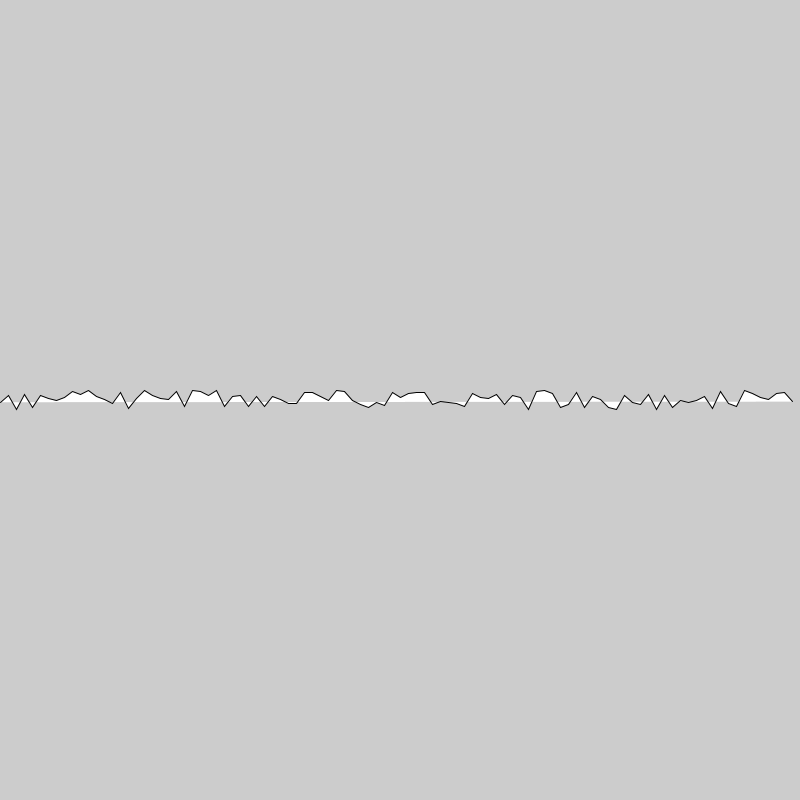
Frame 1 (no input)
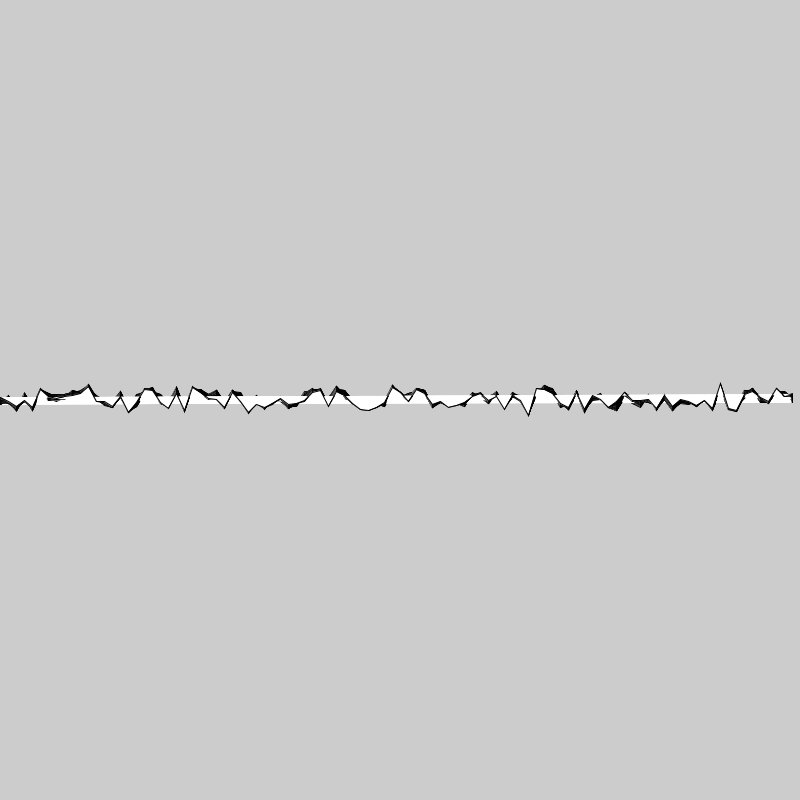
Frame 60 (the mouse pressed at the canvas centre just before this capture)
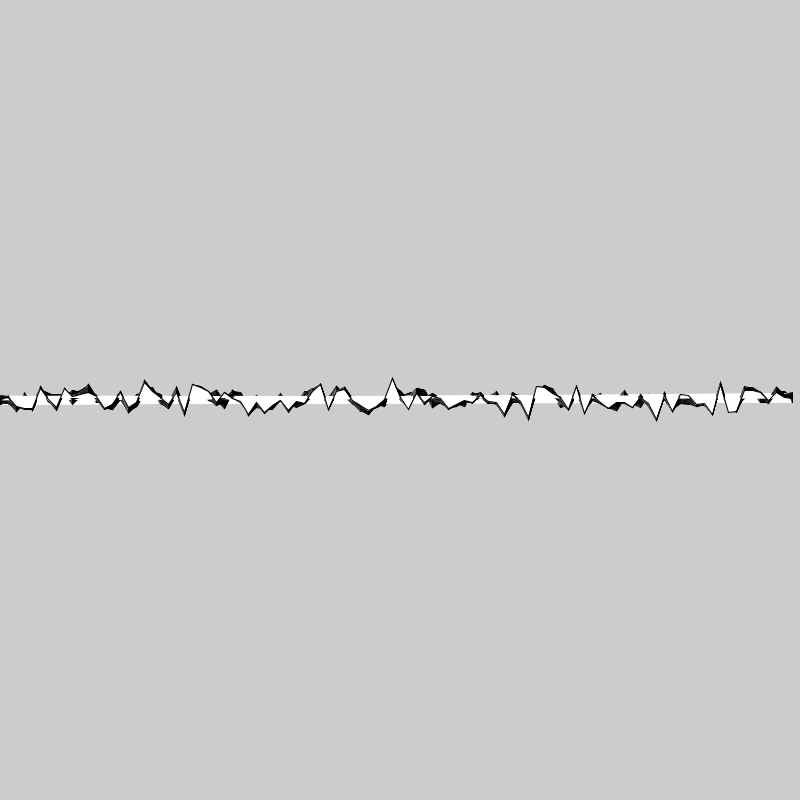
Frame 120 (the mouse held since frame 60 and released just before this capture)

The Processing sketch that drew these frames (run headless with seeded random() and noise(); from frame 60 on, the mouse is pressed at the canvas centre):

// Processing sketch: sparklines_simple
// ── sparklines_simple.pde
// An array to "remember" vertex values
float [] vertices = new float [100];
  // Width of each "column" (horizontal gap between vertices)
float xOffset;

void setup() {
  size(800, 800);
  
  // Initialize the array with random values
  for(int i = 0; i < vertices.length; i++){
   vertices[i] = random(-10, 10); 
  }
  
  // Calculate the column width so the vertices are laid out evenly across the screen
  xOffset = width/vertices.length;
}

void draw() {
  // Draw a jagged line using vertex()
  beginShape();
  for (int x = 0; x < vertices.length; x++) {
    // Offset by a small random amount every frame
    vertices[x] += random(-1, 1);
    vertex(x*xOffset, height/2 + vertices[x]);
  }
  endShape();
}
